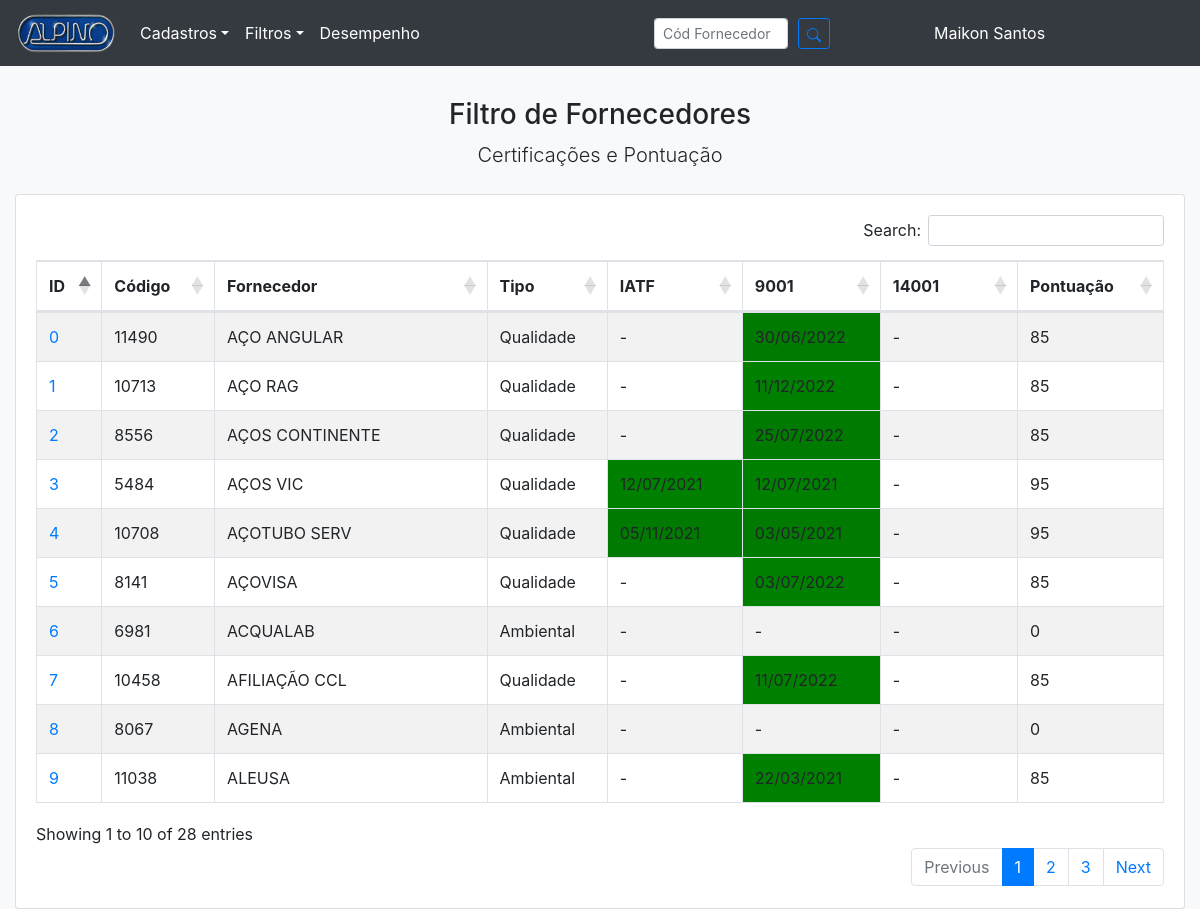
/Cadastro/certificacao.php (signed in), run on the app's committed database.
### tables this page shows
CREATE TABLE `cadastro` (
  `id` int(10) NOT NULL,
  `fornecedor` varchar(250) NOT NULL,
  `codFor` int(10) NOT NULL,
  `tipo` varchar(100) NOT NULL,
  `fabricante` varchar(100) NOT NULL,
  `detalhe` varchar(100) NOT NULL,
  `fiat` varchar(10) NOT NULL,
  `volo` varchar(10) NOT NULL,
  `mbb` varchar(10) NOT NULL,
  `scania` varchar(10) NOT NULL,
  `daf` varchar(10) NOT NULL,
  `hpe` varchar(10) NOT NULL,
  `branca` varchar(10) NOT NULL,
  `maquina` varchar(10) NOT NULL,
  `outras` varchar(10) NOT NULL,
  `fonte` varchar(10) NOT NULL,
  `critico` varchar(10) NOT NULL,
  `situacao` varchar(10) NOT NULL,
  `consulta` date NOT NULL,
  `termo` varchar(10) NOT NULL,
  `responsabilidade` date NOT NULL,
  `confidencialidade` date NOT NULL,
  `tresponsabilidade` varchar(10) NOT NULL,
  `usuario` varchar(50) NOT NULL,
  `dataAtual` date NOT NULL
);

CREATE TABLE `sgq` (
  `codFor` int(10) NOT NULL,
  `iatfSGQ` varchar(10) NOT NULL,
  `programadaSGQ` date NOT NULL,
  `pontuacaoSGQ` int(85) NOT NULL,
  `frequencia` int(24) NOT NULL,
  `nova` date NOT NULL,
  `sgq` varchar(10) NOT NULL,
  `usuario` varchar(50) NOT NULL,
  `dataAtual` date DEFAULT NULL
);

CREATE TABLE `documentos` (
  `codFor` int(10) NOT NULL,
  `iatf` date NOT NULL,
  `v9001` date NOT NULL,
  `v14001` date NOT NULL,
  `pontuacao` int(5) NOT NULL,
  `municipal` date NOT NULL,
  `operacao` date NOT NULL,
  `ibama` date NOT NULL,
  `avcb` date NOT NULL,
  `crea` date NOT NULL,
  `civil` date NOT NULL,
  `policia` date NOT NULL,
  `cadris` date NOT NULL,
  `exercito` date NOT NULL,
  `anp` date NOT NULL,
  `inmetro` date NOT NULL,
  `mopp` date NOT NULL,
  `outros` date NOT NULL,
  `observacoes` varchar(250) NOT NULL,
  `usuario` varchar(50) NOT NULL,
  `dataAtual` date NOT NULL
);

### Cadastro/certificacao.php (the view, shortened to what this page needs)
<?php
    include("conexao.php");
    include('../nav.php');
    $query = mysqli_query($conn, "SELECT * FROM cadastro INNER JOIN documentos ON cadastro.codFor = documentos.codFor INNER JOIN auditoria ON cadastro.codFor = auditoria.codFor INNER JOIN sgq ON cadastro.codFor = sgq.codFor  ORDER BY cadastro.codFor;");
    $hoje = date('Y/m/d');
    ?>
<html lang="pt-br">
    <head>
        <link href="https://cdn.datatables.net/1.10.21/css/dataTables.bootstrap4.min.css" rel="stylesheet" />
        <link href="https://cdn.datatables.net/buttons/1.6.2/css/buttons.bootstrap4.min.css" rel="stylesheet" />
    </head>
    <body class="bg-light">
        <div class="container-fluid">
            <br>
            <div class="py-2 text-center">
                <h3>Filtro de Fornecedores</h2>
                <p class="lead">Certificações e Pontuação</p>
            </div>
            <div class="card">
                <div class="card-body">
                <table id="result" class="table table-striped table-bordered display" style="width:100%">
                    <thead>
                        <tr>
                            <th scope="col">ID</th>
                            <?php echo '<th scope="col">Código</th>'; ?>
                            <?php echo '<th scope="col">Fornecedor</th>'; ?>
                            <?php  echo '<th scope="col">Tipo</th>'; ?>
                            <?php echo '<th scope="col">IATF</th>'; ?>
                            <?php echo '<th scope="col">9001</th>'; ?>
                            <?php  echo '<th scope="col">14001</th>'; ?>
                            <?php  echo '<th scope="col">Pontuação</th>'; ?>
                        </tr>
                    </thead>
                    <tbody>
                        <?php while ($rows = mysqli_fetch_assoc($query)) { ?>
                            <tr>
                                <td>
                                    <a href="busca.php?BuscarCodFor=<?php echo $rows['codFor']; ?>" target="_blank"><?php echo $rows['id']; ?></a>
                                </td>
                                <?php
                                    echo '<td>';
                                    echo $rows['codFor'];
                                    echo '</td>';
                                ?>
                                <?php
                                    echo '<td>';
                                    echo $rows['fornecedor'];
                                    echo '</td>';
                                ?>
                                <?php
                                    echo '<td>';
                                    echo $rows['tipo'];
                                    echo '</td>';
                                 ?>
                                <?php
                                    if (strtotime($rows['iatf']) < strtotime($hoje) ){
                                        if($rows['iatf'] == "2001-01-01"){echo '<td>';}else{echo '<td bgcolor="RED">';};
                                        if($rows['iatf'] == "2001-01-01"){echo '-';}else{echo date('d/m/Y',strtotime($rows['iatf']));};
                                        echo '</td>';
                                    }elseif (strtotime($rows['iatf']) > strtotime('31 days', strtotime($hoje))){
                                        echo '<td bgcolor="GREEN">';
                                        echo date('d/m/Y',strtotime($rows['iatf']));
                                        echo '</td>';
                                     }elseif (strtotime($rows['iatf']) > strtotime($hoje) and strtotime($rows['iatf']) < strtotime('30 days', strtotime($hoje))){
                                        echo '<td bgcolor="YELLOW">';
                                        echo date('d/m/Y',strtotime($rows['iatf']));
                                        echo '</td>';
                                     };
                                    ?>
                                <?php
                                    if (strtotime($rows['v9001']) < strtotime($hoje) ){
                                        if($rows['v9001'] == "2001-01-01"){echo '<td>';}else{echo '<td bgcolor="RED">';};
                                        if($rows['v9001'] == "2001-01-01"){echo '-';}else{echo date('d/m/Y',strtotime($rows['v9001']));};
                                        echo '</td>';
                                    }elseif (strtotime($rows['v9001']) > strtotime('31 days', strtotime($hoje))){
                                        echo '<td bgcolor="GREEN">';
                                        echo date('d/m/Y',strtotime($rows['v9001']));
                                        echo '</td>';
                                     }elseif (strtotime($rows['v9001']) > strtotime($hoje) and strtotime($rows['v9001']) < strtotime('30 days', strtotime($hoje))){
                                        echo '<td bgcolor="YELLOW">';
                                        echo date('d/m/Y',strtotime($rows['v9001']));
                                        echo '</td>';
                                     };
                                 ?>
                                <?php
                                    if (strtotime($rows['v14001']) < strtotime($hoje) ){
                                        if($rows['v14001'] == "2001-01-01"){echo '<td>';}else{echo '<td bgcolor="RED">';};
                                        if($rows['v14001'] == "2001-01-01"){echo '-';}else{echo date('d/m/Y',strtotime($rows['v14001']));};
                                        echo '</td>';
                                    }elseif (strtotime($rows['v14001']) > strtotime('31 days', strtotime($hoje))){
                                        echo '<td bgcolor="GREEN">';
                                        echo date('d/m/Y',strtotime($rows['v14001']));
                                        echo '</td>';
                                     }elseif (strtotime($rows['v14001']) > strtotime($hoje) and strtotime($rows['v14001']) < strtotime('30 days', strtotime($hoje))){
                                        echo '<td bgcolor="YELLOW">';
                                        echo date('d/m/Y',strtotime($rows['v14001']));
                                        echo '</td>';
                                     };
                                ?>
                                <?php
                                    echo "<td>";
                                    echo $rows['pontuacao'];
                                    echo '</td>';
                                 ?>
                            </tr>
                        <?php } ?>
                    </tbody>
                </table>
            </div>
        </div>
        </div>
    </body>
</html>

### data on the page
cadastro: id "3", sgq.codFor "5484", fornecedor "AÇOS VIC", tipo "Qualidade", documentos.iatf "12/07/2021", documentos.v9001 "12/07/2021", documentos.pontuacao "95"
cadastro: id "6", sgq.codFor "6981", fornecedor "ACQUALAB", tipo "Ambiental", documentos.pontuacao "0"
cadastro: id "8", sgq.codFor "8067", fornecedor "AGENA", tipo "Ambiental", documentos.pontuacao "0"
cadastro: id "5", sgq.codFor "8141", fornecedor "AÇOVISA", tipo "Qualidade", documentos.v9001 "03/07/2022", documentos.pontuacao "85"
cadastro: id "2", sgq.codFor "8556", fornecedor "AÇOS CONTINENTE", tipo "Qualidade", documentos.v9001 "25/07/2022", documentos.pontuacao "85"
cadastro: id "7", sgq.codFor "10458", fornecedor "AFILIAÇÃO CCL", tipo "Qualidade", documentos.v9001 "11/07/2022", documentos.pontuacao "85"
cadastro: id "4", sgq.codFor "10708", fornecedor "AÇOTUBO SERV", tipo "Qualidade", documentos.iatf "05/11/2021", documentos.v9001 "03/05/2021", documentos.pontuacao "95"
cadastro: id "1", sgq.codFor "10713", fornecedor "AÇO RAG", tipo "Qualidade", documentos.v9001 "11/12/2022", documentos.pontuacao "85"
cadastro: id "9", sgq.codFor "11038", fornecedor "ALEUSA", tipo "Ambiental", documentos.v9001 "22/03/2021", documentos.pontuacao "85"
cadastro: id "0", sgq.codFor "11490", fornecedor "AÇO ANGULAR", tipo "Qualidade", documentos.v9001 "30/06/2022", documentos.pontuacao "85"
